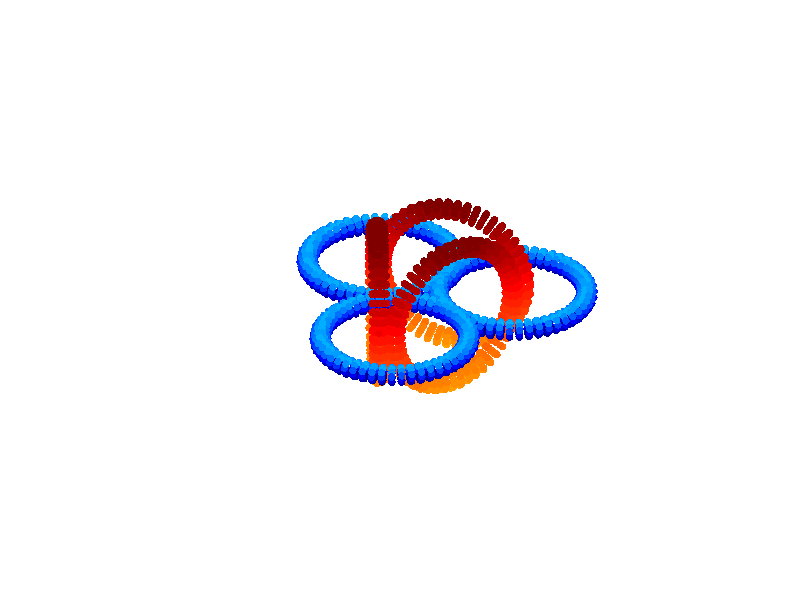

MATLAB code for this plot:
R = 0.4;

t = 0:0.04*pi:2*pi
x1 = R*cos(t);
y1 = R*sin(t);
z1 = 0*t;

r = 0.04;
theta = 0:0.2*pi:2*pi;
ring_x = r*cos(theta');
ring_y = r*sin(theta');

basic_ring = [ring_x,ring_y,zeros(length(theta),1)];

   
Points1 = [];

for i = 1:length(t)
    
    alpha_x = -sin(t(i));
    alpha_y = cos(t(i));
    alpha_z = 0;
    
    A = [alpha_x, alpha_y, alpha_z];
    B = [0,0,1];
    v = cross(A,B);
    s = sqrt(v(1)^2+v(2)^2+v(3)^2);
    v_x = [0, -v(3),v(2);
           v(3),0,-v(1);
           -v(2),v(1),0];
    
    c = A*B';
    RM = eye(3)+v_x + v_x*v_x*(1-c)/s^2;

%      Rx = [1,0,0;
%       0,cos(alpha_x),-sin(alpha_x);
%       0,sin(alpha_x),cos(alpha_x)];
%   
% Ry = [cos(alpha_y),0,sin(alpha_y);
%       0,1,0;
%       -sin(alpha_y),0,cos(alpha_y)];
%   
% Rz = [cos(alpha_z),-sin(alpha_z),0;
%       sin(alpha_z),cos(alpha_z),0;
%       0,0,1];
%   
%   R = Rx*Ry*Rz;
    
    Points1 = [Points1;basic_ring*RM+[x1(i),y1(i),z1(i)]];

end





Points2 = Points1;
Points2(:,1) = Points2(:,1)+0.8;

Points3 = Points1;
Points3(:,1) = Points3(:,1)+0.45;
Points3(:,2) = Points3(:,2)+0.7;

%%
alpha_x = 0.5*pi;

Rx = [1,0,0;
      0,cos(alpha_x),-sin(alpha_x);
      0,sin(alpha_x),cos(alpha_x)];
  
  

Points4 = Points1*Rx;
Points4(:,1) = Points4(:,1)+0.45;

alpha_y = 0.5*pi;

Ry = [cos(alpha_y),0,sin(alpha_y);
      0,1,0;
      -sin(alpha_y),0,cos(alpha_y)];

alpha_z = -0.3*pi;

Rz = [cos(alpha_z),-sin(alpha_z),0;
      sin(alpha_z),cos(alpha_z),0;
      0,0,1];

Points5 = Points4*Rz;
Points5(:,1) = Points5(:,1)-0.1;


alpha_z = 0.3*pi;

Rz = [cos(alpha_z),-sin(alpha_z),0;
      sin(alpha_z),cos(alpha_z),0;
      0,0,1];

Points6 = Points4*Rz;

Points6(:,1) = Points6(:,1)+0.4;
Points6(:,2) = Points6(:,2)+0.72;

Points4(:,1) = Points4(:,1) -0.05;

%%
Points_A = [Points1;Points2;Points3]+0.7;
Points_B = [Points4;Points5;Points6]+0.7;


Points_Circle_A = Points_A;
Points_Circle_B = Points_B;


c_A = 0.2*(Points_A(:,3)-min(Points_A(:,3)))./(max(Points_A(:,3))-min(Points_A(:,3)));
c_B = 0.2*(Points_B(:,3)-min(Points_B(:,3)))./(max(Points_B(:,3))-min(Points_B(:,3)))+0.5;


figure()

scatter3(Points_A(:,1),Points_A(:,2),Points_A(:,3),30,c_A, 'filled')
hold on

scatter3(Points_B(:,1),Points_B(:,2),Points_B(:,3),30,c_B, 'filled')

colormap('jet')
axis equal
axis off

%%

Train_Circle_A = Points_A;
Train_Circle_B = Points_B;


dlmwrite('Train_Circle_A.txt', Train_Circle_A, 'delimiter',' ')
dlmwrite('Train_Circle_B.txt', Train_Circle_B, 'delimiter',' ')


